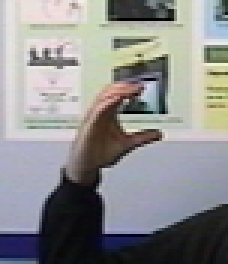
#> input picture dataset/C/C-train003.ppm, 76 x 88 px, given in place of Five-train116.ppm, which was not available (shown 3 times larger)
$ python cvutils.py
#> lines starting #> are read from the running program, lines starting #| are printed output that depends on the picture; after the words box and inside, x2 and y2 are one past the last pixel; in counts of white or black regions, pixels touching at a corner belong together; pictures that were not available may be replaced by others from this repository, and a replacement may not be noted
import cv2
import numpy as np

'''
This module are some common methods that I used in this project

Dataset description:
        rows    cols
C:      70-90   60-70
'''

def generate_image(red, green, blue):
    '''
    :input: red, green and blue value for each pixel in the image
    :return: a numpy array with 3 dimensions
    '''

    cols=720
    rows=720

    img = np.zeros([rows,cols,3])
    img[:,:,0]=np.ones([rows,cols])*red
    img[:,:,1]=np.ones([rows,cols])*green
    img[:,:,2]=np.ones([rows,cols])*blue

    cv2.imwrite('test.jpg',img)
    return img

def retrieve_keypoints(img, is_output_keypoints=False,output='img_with_keypoints.jpg'):
    '''
    Since the SIFT algo for feature extration is a non free algorithm, therefore I choose ORB as an alternative
    http://citeseerx.ist.psu.edu/viewdoc/download?doi=10.1.1.370.4395&rep=rep1&type=pdf
    '''
    orb = cv2.ORB_create(scoreType=cv2.ORB_FAST_SCORE)
    keypoints=orb.detect(img, None)
    # compute the descriptors with ORB
    keypoints, descriptors = orb.compute(img, keypoints)
    # print("Number of keypoints:", len(keypoints))
    # Here kp will be a list of keypoints and des is a numpy array of shape Number_of_Keypoints×128.
    # print("Feature size: ", descriptors)
    # draw only keypoints location,not size and orientation
    '''
    DEFAULT = 0, // Output image matrix will be created (Mat::create),
                     // i.e. existing memory of output image may be reused.
                     // Two source images, matches, and single keypoints
                     // will be drawn.
                     // For each keypoint, only the center point will be
                     // drawn (without a circle around the keypoint with the
                     // keypoint size and orientation).
        DRAW_OVER_OUTIMG = 1, // Output image matrix will not be
                       // created (using Mat::create). Matches will be drawn
                       // on existing content of output image.
        NOT_DRAW_SINGLE_POINTS = 2, // Single keypoints will not be drawn.
        DRAW_RICH_KEYPOINTS = 4 // For each keypoint, the circle around
                       // keypoint with keypoint size and orientation will
                       // be drawn.
    '''
    cv2.drawKeypoints(img,keypoints,color=(0,255,0), outImage=img, flags=1)
    if is_output_keypoints:
        cv2.imwrite(output, img)

    return keypoints, descriptors

def read_image_from_dir(img_dir):
#> called with img_dir = './dataset/Five/Five-train116.ppm'
    return cv2.imread(img_dir)
#> returned value is the input picture: shape (88, 76, 3); mean B, G, R 141.4, 141.2, 141.3

def show_img_rows(img):
    print(len(img))

def show_img_cols(img):
    print(len(img[0]))

def convert_img_to_gray(img):
    return cv2.cvtColor(img, cv2.COLOR_RGB2GRAY)
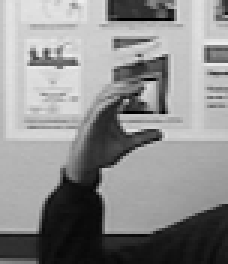
#> returned value: shape (88, 76) (shown 3 times larger); min 0, max 237, mean 141.3

if __name__=='__main__':
    img=read_image_from_dir('./dataset/Five/Five-train116.ppm')
    img=convert_img_to_gray(img)
    keypoints=retrieve_keypoints(img, is_output_keypoints=True)
#> in retrieve_keypoints, `keypoints=orb.detect(img, None)`: keypoints = 13 keypoints; strongest (x, y, size): (42, 43, 31), (34, 56, 31), (40, 38, 31), (42, 33, 31)
#> in retrieve_keypoints, `cv2.drawKeypoints(img,keypoints,color=(0,255,0), outImage=img, flags=1)`:
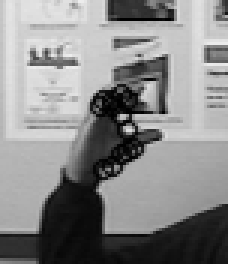
#> img: shape (88, 76) (shown 3 times larger); 5.44% of pixels changed, all inside (x1, y1, x2, y2) = (29, 27, 49, 61)
    print(len(keypoints))
#| 2

$ run again, on dataset/C/C-train025.ppm
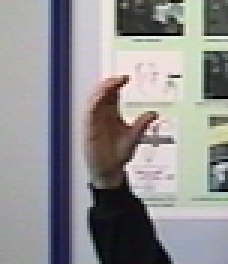
#> input picture dataset/C/C-train025.ppm, 76 x 88 px, given in place of Five-train116.ppm, which was not available (shown 3 times larger)
#> in read_image_from_dir, returned value is the input picture: shape (88, 76, 3); mean B, G, R 143.9, 143, 144.3
#> in convert_img_to_gray, `return cv2.cvtColor(img, cv2.COLOR_RGB2GRAY)`:
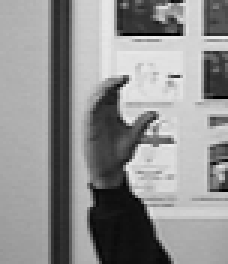
#> returned value: shape (88, 76) (shown 3 times larger); min 0, max 237, mean 143.4
#> keypoints = 6 keypoints; (x, y, size): (42, 55, 31), (43, 40, 31), (40, 37, 31), (43, 34, 31), (39, 35, 31), (40, 50, 31)
#> in retrieve_keypoints, `cv2.drawKeypoints(img,keypoints,color=(0,255,0), outImage=img, flags=1)`:
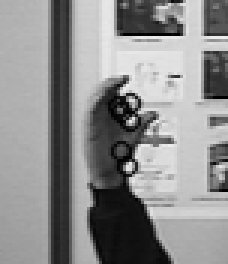
#> img: shape (88, 76) (shown 3 times larger); 3.14% of pixels changed, all inside (x1, y1, x2, y2) = (35, 30, 48, 60)
#| 2
